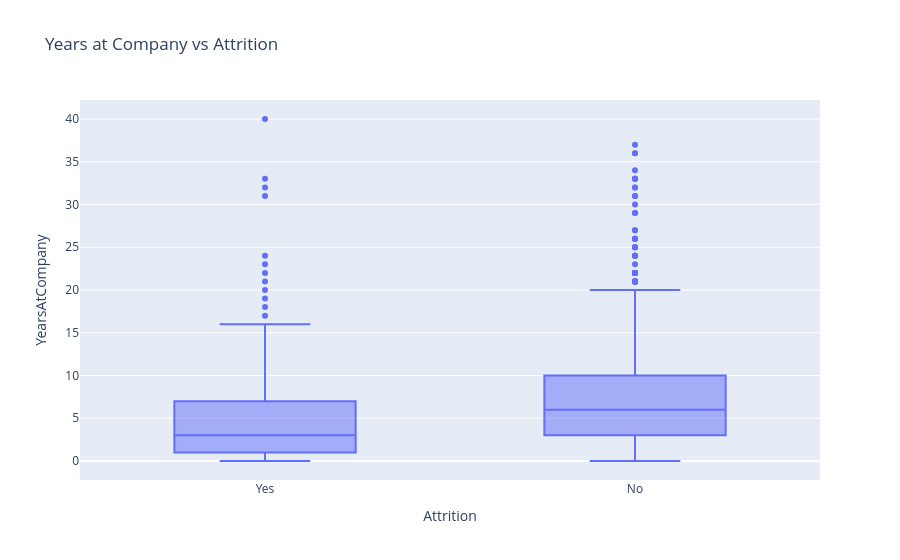

Here is the notebook cell this chart was saved with:
### Code cell
# Years at Company vs Attrition

fig = px.box(df, x='Attrition', y='YearsAtCompany',
             title='Years at Company vs Attrition')

fig.show()

### Figure 1 — Plotly figure (JSON) as saved in the notebook; plotly's stock layout.template omitted (floating-point values rounded to 4 significant figures; data arrays with more than 128 entries replaced by an {"elided": "..."} marker saying what was removed)
{"data": [{"alignmentgroup": "True", "hovertemplate": "Attrition=%{x}<br>YearsAtCompany=%{y}<extra></extra>", "legendgroup": "", "marker": {"color": "#636efa"}, "name": "", "notched": false, "offsetgroup": "", "orientation": "v", "showlegend": false, "type": "box", "x": {"elided": "1470 str values"}, "x0": " ", "xaxis": "x", "y": {"elided": "1470 int values"}, "y0": " ", "yaxis": "y"}], "layout": {"boxmode": "group", "legend": {"tracegroupgap": 0}, "title": {"text": "Years at Company vs Attrition"}, "xaxis": {"anchor": "y", "domain": [0, 1], "title": {"text": "Attrition"}}, "yaxis": {"anchor": "x", "domain": [0, 1], "title": {"text": "YearsAtCompany"}}}}
